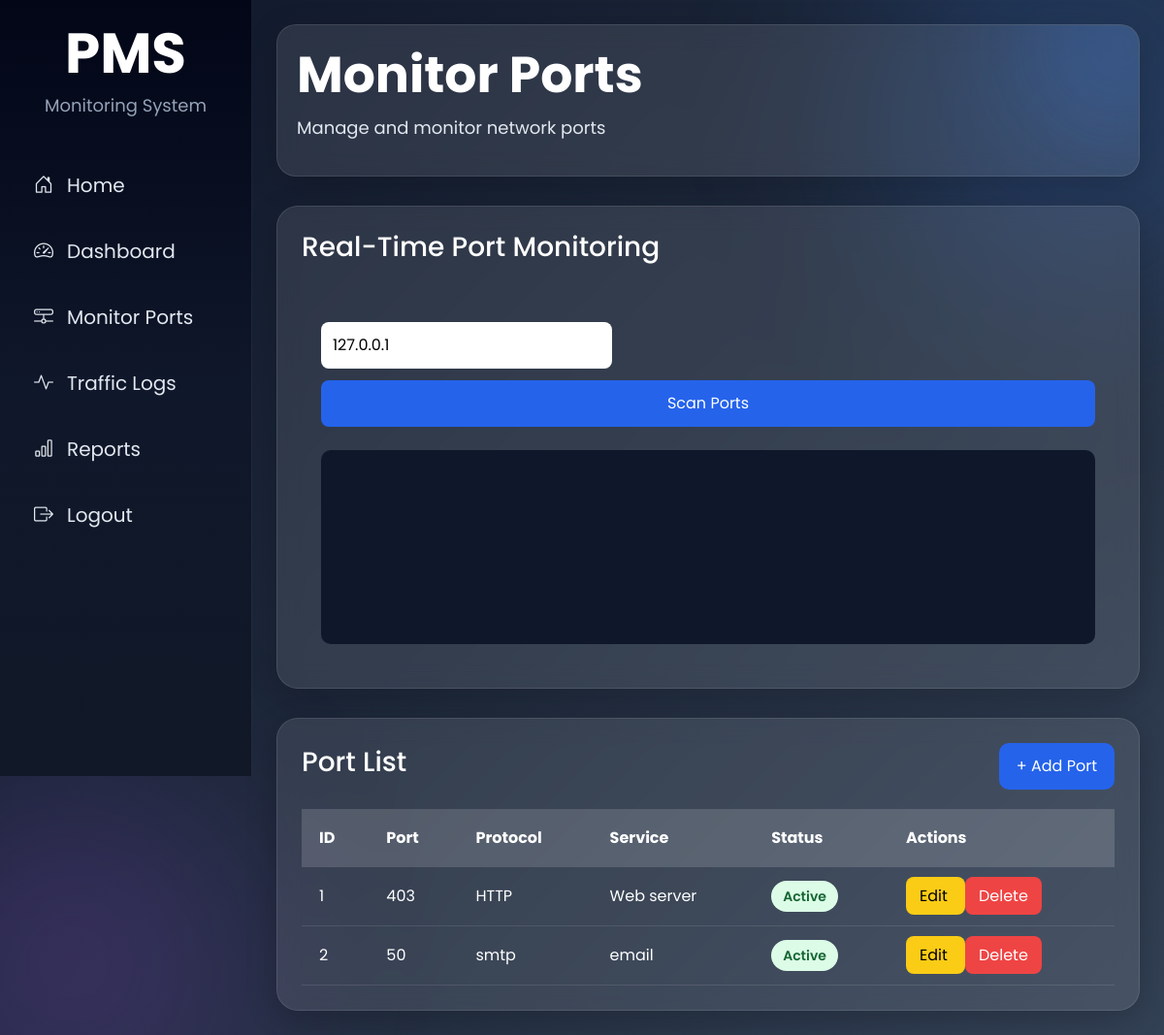
The app's page /monitor_ports.php (signed in) with its own data.
### tables this page shows
CREATE TABLE `ports` (
  `id` int(11) NOT NULL,
  `port_number` int(11) NOT NULL,
  `protocol` varchar(50) NOT NULL,
  `service_name` varchar(100) NOT NULL,
  `status` varchar(50) NOT NULL,
  `created_at` timestamp NOT NULL DEFAULT current_timestamp()
);

### monitor_ports.php (the view, shortened to what this page needs)
<?php
include("includes/db.php");
?>
<?php include("includes/header.php"); ?>
<?php include("includes/sidebar.php"); ?>
<div class="main-content">
    <div class="topbar">
        <div>
            <h2>
                Monitor Ports
            </h2>
            <p>
                Manage and monitor network ports
            </p>
        </div>
    </div>
<div class="table-card" style="margin-bottom:30px;">
    <div class="table-header">
        <h3>
            Real-Time Port Monitoring
        </h3>
    </div>
    <div style="padding:20px;">
        <input
            type="text"
            id="ipAddress"
            placeholder="Enter IP Address"
            value="127.0.0.1"
            style="
            padding:12px;
            width:300px;
            border:none;
            border-radius:8px;
            outline:none;
            margin-right:10px;
            ">
        <button
            onclick="scanPorts()"
            style="
            padding:12px 20px;
            background:#2563eb;
            color:white;
            border:none;
            border-radius:8px;
            cursor:pointer;
            ">
            Scan Ports
        </button>
        <br><br>
        <div
            id="scanResults"
            style="
            background:#0f172a;
            color:#ffffff;
            padding:20px;
            border-radius:10px;
            min-height:200px;
            overflow:auto;
            font-family:monospace;
            ">
        </div>
    </div>
</div>
    <div class="table-card">
        <div class="table-header">
            <h3>
                Port List
            </h3>
            <a href="admin/add_port.php"
               class="add-btn">
                + Add Port
            </a>
        </div>
        <div class="table-responsive">
            <table class="custom-table">
                <thead>
                    <tr>
                        <th>ID</th>
                        <th>Port</th>
                        <th>Protocol</th>
                        <th>Service</th>
                        <th>Status</th>
                        <th>Actions</th>
                    </tr>
                </thead>
                <tbody>
                <?php
                $query =
                "SELECT * FROM ports";
                $result =
                mysqli_query($conn, $query);
                while($row =
                mysqli_fetch_assoc($result))
                {
                ?>
                    <tr>
                        <td>
                            <?php echo $row['id']; ?>
                        </td>
                        <td>
                            <?php echo $row['port_number']; ?>
                        </td>
                        <td>
                            <?php echo $row['protocol']; ?>
                        </td>
                        <td>
                            <?php echo $row['service_name']; ?>
                        </td>
                        <td>
                            <?php
                            if($row['status']
                               == "Active")
                            {
                                echo "
                                <span class='status status-active'>
                                    Active
                                </span>";
                            }
                            else
                            {
                                echo "
                                <span class='status status-inactive'>
                                    Inactive
                                </span>";
                            }
                            ?>
                        </td>
                        <td>
                            <a href="admin/edit_port.php?id=<?php echo $row['id']; ?>"
                               class="edit-btn">
                                Edit
                            </a>
                            <a href="admin/delete_port.php?id=<?php echo $row['id']; ?>" class="delete-btn delete-confirm">
                                Delete
                            </a>
                        </td>
                    </tr>
                <?php
                }
                ?>
                </tbody>
            </table>
        </div>
    </div>
</div>
<?php include("includes/footer.php"); ?>

### assets/css/style.css (style rules this page uses)
body { margin:0; padding:0; font-family:'Poppins', sans-serif; background:linear-gradient( 135deg, #0f172a, #1e293b, #334155 ); min-height:100vh; overflow-x:hidden; }
body::before { content:''; position:fixed; width:400px; height:400px; background:rgba(59,130,246,0.2); border-radius:50%; top:-100px; right:-100px; filter:blur(100px); z-index:-1; }
body::after { content:''; position:fixed; width:350px; height:350px; background:rgba(168,85,247,0.2); border-radius:50%; bottom:-100px; left:-100px; filter:blur(100px); z-index:-1; }
input { width:100%; padding:12px; margin:12px 0; border:1px solid #ccc; border-radius:8px; }
button { width:100%; padding:12px; background:#2563eb; color:white; border:none; border-radius:8px; font-size:16px; transition:0.3s; }
.main-content { margin-left:260px; padding:25px; min-height:100vh; }
.topbar { background:rgba(255,255,255,0.1); backdrop-filter:blur(12px); padding:20px; border-radius:20px; display:flex; justify-content:space-between; align-items:center; box-shadow:0 8px 32px rgba(0,0,0,0.2); margin-bottom:30px; border:1px solid rgba(255,255,255,0.1); color:white; overflow:hidden; position:relative; }
.topbar::before { content:''; position:absolute; width:200px; height:200px; background:rgba(59,130,246,0.2); border-radius:50%; top:-80px; right:-80px; filter:blur(50px); }
.topbar h2 { margin:0; color:white; font-size:52px; font-weight:700; }
.topbar p { color:#e2e8f0; font-size:18px; margin-top:10px; }
.table-card { background:rgba(255,255,255,0.1); backdrop-filter:blur(12px); border-radius:22px; padding:25px; box-shadow:0 8px 32px rgba(0,0,0,0.2); border:1px solid rgba(255,255,255,0.1); color:white; }
.table-header { display:flex; justify-content:space-between; align-items:center; margin-bottom:20px; }
.custom-table { width:100%; border-collapse:collapse; }
.custom-table thead { background:rgba(255,255,255,0.15); }
.custom-table th, .custom-table td { padding:18px; text-align:left; color:white; }
.custom-table tbody tr { border-bottom:1px solid rgba(255,255,255,0.1); }
.table-responsive { overflow-x:auto; }
.status { padding:6px 12px; border-radius:20px; font-size:14px; font-weight:600; }
.status-active { background:#dcfce7; color:#166534; }
.add-btn, .save-btn { background:#2563eb; color:white; padding:12px 18px; border-radius:10px; text-decoration:none; border:none; }
.edit-btn { background:#facc15; color:black; padding:8px 14px; border-radius:8px; text-decoration:none; }
.delete-btn { background:#ef4444; color:white; padding:8px 14px; border-radius:8px; text-decoration:none; }

### records on screen
ports: id "1", port_number "403", protocol "HTTP", service_name "Web server", status "Active"
ports: id "2", port_number "50", protocol "smtp", service_name "email", status "Active"
